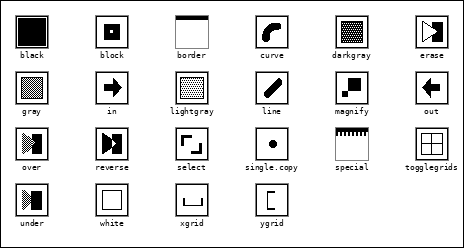
#> input picture bitmaps/Panel.bmp, 464 x 248 px; its folder holds only this picture in this run
$ python bmp_to_form.py
#> lines starting #> are read from the running program, lines starting #| are printed output that depends on the picture; after the words box and inside, x2 and y2 are one past the last pixel; in counts of white or black regions, pixels touching at a corner belong together
#!/usr/bin/env python3
"""
Convert Windows BMP files (1-bit) to Smalltalk-80 .form binary format.

Form file format (big-endian 16-bit words):
- Word 0: fileCode (must be 1)
- Word 1: width in pixels
- Word 2: height in pixels
- Word 3: offsetX (signed, two's complement)
- Word 4: offsetY (signed, two's complement)
- Words 5+: bitmap data in row-major order (all words of row 0, then row 1, etc.)
"""

import struct
import os
from pathlib import Path
from PIL import Image


def bmp_to_form(bmp_path: Path, form_path: Path, offset_x: int = 0, offset_y: int = 0):
    """
    Convert a BMP file to Smalltalk-80 .form format.

    Args:
        bmp_path: Path to input BMP file
        form_path: Path to output .form file
        offset_x: X offset for the form (default 0)
        offset_y: Y offset for the form (default 0)
    """
#> called with offset_x = 0, offset_y = 0
    # Load BMP and convert to 1-bit
    img = Image.open(bmp_path)
#> img is the input picture: PIL image 464x248 RGB; min 0, max 255, mean 230.4

    # Convert to 1-bit if not already
    if img.mode != '1':
        img = img.convert('1')
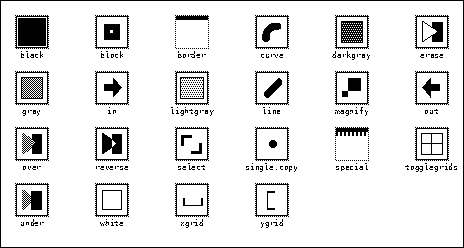
#> img: PIL image 464x248 1; 90.3% white; 400 black regions (355 under 20 px), largest, box (x1, y1, x2, y2) and area: (0, 0, 464, 248) 1420, (18, 18, 46, 46) 784, (341, 21, 363, 43) 384

    width, height = img.size
#> width = 464; height = 248

    # Calculate word columns (16 pixels per word)
    word_cols = (width + 15) // 16
#> word_cols = 29

    # Get pixel data
    # In PIL, 1-bit images: 0 = black, 255 = white
    # In Smalltalk Form: 1 = black, 0 = white
    pixels = img.load()

    # Build bitmap in row-major order (Smalltalk Form standard)
    # For each row, for each word-column, pack 16 pixels into a word
    bitmap_words = []

    for row in range(height):
        for col in range(word_cols):
            word_val = 0
            for bit in range(16):
                pixel_x = col * 16 + bit
                if pixel_x < width:
                    # Get pixel value (0 = black in PIL 1-bit mode)
                    pixel = pixels[pixel_x, row]
                    # In Smalltalk: 1 = black, 0 = white
                    # MSB first (bit 15 is leftmost pixel)
                    if pixel == 0:  # Black pixel
                        word_val |= (1 << (15 - bit))
            bitmap_words.append(word_val)
#> after the loop, bitmap_words = 7192 values, max 65535 at index 0, min 0 at index 30, mean 10093.2

    # Handle negative offsets (two's complement)
    file_offset_x = offset_x if offset_x >= 0 else 65536 + offset_x
    file_offset_y = offset_y if offset_y >= 0 else 65536 + offset_y

    # Write .form file (big-endian)
    with open(form_path, 'wb') as f:
        # Header
        f.write(struct.pack('>H', 1))           # fileCode = 1
        f.write(struct.pack('>H', width))       # width
        f.write(struct.pack('>H', height))      # height
        f.write(struct.pack('>H', file_offset_x))  # offsetX
        f.write(struct.pack('>H', file_offset_y))  # offsetY

        # Bitmap data (row-major)
        for word in bitmap_words:
            f.write(struct.pack('>H', word))
#> this loop made 7192 passes
#> word on passes 1 to 3: 65535, 65535, 65535

    print(f"Created {form_path.name}: {width}x{height}, offset=({offset_x},{offset_y}), {len(bitmap_words)} words")
#| Created Panel.form: 464x248, offset=(0,0), 7192 words


def convert_all_forms(input_dir: Path, output_dir: Path):
    """Convert all .form.bmp files to .form files."""
    output_dir.mkdir(exist_ok=True)

    # Find all .form.bmp files
    bmp_files = sorted(input_dir.glob('*.form.bmp'))

    print(f"Found {len(bmp_files)} .form.bmp files to convert\n")

    for bmp_path in bmp_files:
        # Output filename: replace .form.bmp with .form
        form_name = bmp_path.stem  # e.g., "black.form"

        # Handle special naming cases
        if form_name == 'border.form':
            form_name = 'borderform.form'
        elif form_name == 'special.form':
            form_name = 'specialborderform.form'
        elif not form_name.endswith('.form'):
            form_name = form_name + '.form'

        form_path = output_dir / form_name

        bmp_to_form(bmp_path, form_path)

    # Also handle special files that might have different naming
    special_files = list(input_dir.glob('*.bmp'))
    for bmp_path in special_files:
        if bmp_path in bmp_files:
            continue  # Already processed

        stem = bmp_path.stem
        # Handle files like "single.copy.bmp" -> "singlecopy.form"
        if 'copy' in stem.lower():
            # Normalize the name
            if 'single' in stem.lower():
                form_name = 'singlecopy.form'
            elif 'repeat' in stem.lower():
                form_name = 'repeatcopy.form'
            else:
                form_name = stem.replace('.', '') + '.form'

            form_path = output_dir / form_name
            bmp_to_form(bmp_path, form_path)
        elif stem == 'Panel':
            # Convert Panel.bmp to Panel.form
            form_path = output_dir / 'Panel.form'
            bmp_to_form(bmp_path, form_path)

    print(f"\nConversion complete. Files written to: {output_dir}")


def main():
    # Default paths
    script_dir = Path(__file__).parent
    input_dir = script_dir.parent / 'bitmaps'
    output_dir = script_dir.parent / 'Forms'

    convert_all_forms(input_dir, output_dir)


if __name__ == '__main__':
    main()
